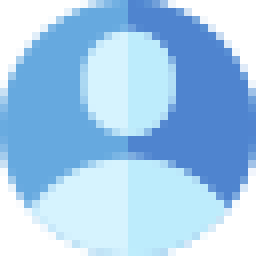
#> input picture compte_.png, 32 x 32 px, found by its file name (shown 8 times larger); its folder holds 6 pictures in this run
$ python -i exp_home_win.py   (imports and definitions only)
#> lines starting #> are read from the running program, lines starting #| are printed output that depends on the picture
from atexit import register
from tkinter import *
from PIL import ImageTk , Image
from tkinter import messagebox as ms
import tkinter as tk
from tkinter import ttk
from click import command
from numpy import place
from tkinter.ttk import Progressbar
import exp_table
import admin_register
import exp_mode
import exp_exploitants
comp=True
def main_win():

   secondfenetre =Tk()
   secondfenetre.iconbitmap('lo.ico')
   secondfenetre.title('ARC')
   secondfenetre.state("zoomed")
   secondfenetre.config(background="#FFFFFF")
   buttons_label = Label(secondfenetre, bg="black" ,height=237,width=45)
   buttons_label.place(x=0,y=0)

   #***************************************
   user_icon=Image.open('.\\compte_.png')
#> user_icon is the input picture: PIL image 32x32 RGBA; mean R, G, B, A 113.5, 156.4, 192.8, 202.7
   resize_image = user_icon.resize((40,40))
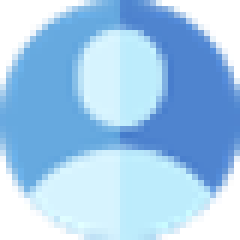
#> resize_image: PIL image 40x40 RGBA (shown 6 times larger); mean R, G, B, A 115.5, 159.2, 196.2, 202.5; transparent parts drawn white
   photo=ImageTk.PhotoImage(resize_image)
   user_icon_label=Label(buttons_label,image=photo,bg='#040405')
   user_icon_label.image=photo
   user_icon_label.place(x=50,y=50)
   txt="Exploitant"
   compte=Label(secondfenetre,text=txt,bg="black",fg="grey",width=14,height=1,font=('yu gothic ui',16,'bold'))
   compte.place(x=95,y=55)

#********************************************

   def changecolor():
      global comp
      if(comp==True):
            def saisire():
               secondfenetre.destroy()
               exp_table.main_win()
            saisir=Button(label_img,text="Saisir",font=('yu gothic ui' ,20,'bold'),bg='#e1a451',fg='#170f61',width=20,height=2, border=10 ,cursor='hand2',takefocus=0,command=saisire)
            saisir.place(x=350,y=30)
            comp=False
            saisir.after(1000,changecolor)

      else:
            def saisire():
               secondfenetre.destroy()
               exp_table.main_win()
            saisir=Button(label_img,text="Saisir",font=('yu gothic ui' ,20,'bold'),bg='#170f61',fg='#e1a451',width=20,height=2, border=10 ,cursor='hand2',takefocus=0,command=saisire)
            saisir.place(x=350,y=30)
            comp=True
            saisir.after(1000,changecolor)
   def passmode():
      secondfenetre.destroy()
      exp_mode.main_win()
   lien_maison=Image.open('.\\maison_noir.png')
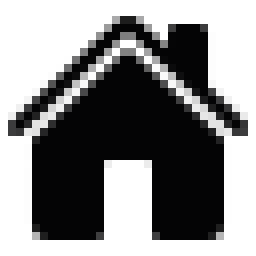
#> input picture maison_noir.png, 32 x 32 px, found by its file name (shown 8 times larger)
#> lien_maison is the input picture: PIL image 32x32 RGBA; mean R, G, B, A 2, 2, 2.5, 120.2
   photo1=ImageTk.PhotoImage(lien_maison)
   icon1=Button(buttons_label,image=photo1,bg='#3488FF', border=2,width=80,height=50,command=changecolor)
   icon1.place(x=10,y=270)
   icon1_lb=Button(buttons_label,text="Acceuil" ,bg='#040405',fg='#3488FF', border=1,width=15,height=1,font=('yu gothic ui',15,'bold'),command=changecolor)
   icon1_lb.place(x=110,y=270)
#*******************************************
   def passeexp():
      secondfenetre.destroy()
      exp_exploitants.main_win()
   lien_maison=Image.open('.\\expl_grey.png')
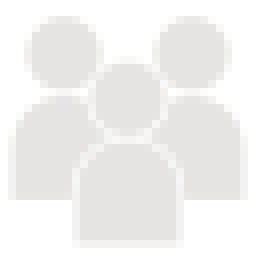
#> input picture expl_grey.png, 32 x 32 px, found by its file name (shown 8 times larger)
#> lien_maison is the input picture: PIL image 32x32 RGBA; mean R, G, B, A 148.5, 147.9, 146.6, 141.1
   photo4=ImageTk.PhotoImage(lien_maison)
   icon4=Button(buttons_label,image=photo4,bg='#040405', border=2,width=80,height=50,command=passeexp)
   icon4.place(x=10,y=360)
   icon4_lb=Button(buttons_label,text="Exploitants" ,bg='#040405',fg='#E5E4E2', border=1,width=15,height=1,font=('yu gothic ui',15,'bold'),command=passeexp)
   icon4_lb.place(x=110,y=360)
#*******************************************
#> (the run stopped early here; a loop or call above may not have finished)
